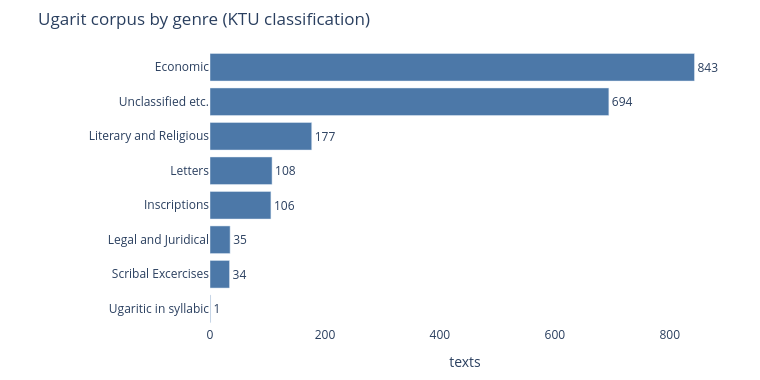
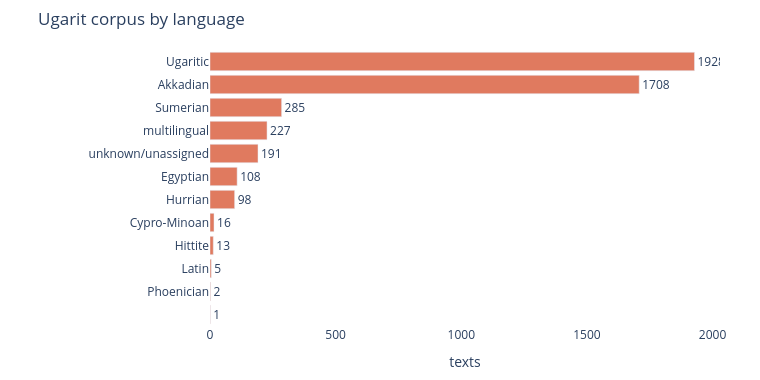
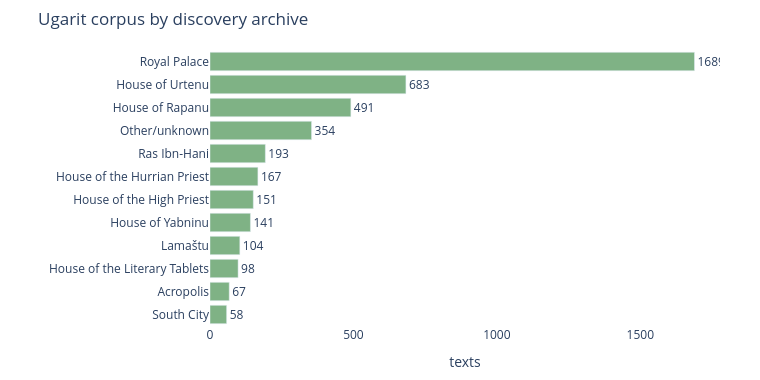

The notebook cell these images were saved under, in order:
### Code cell
import plotly.express as px

def bar(series, title, color, n=12):
    d = series.head(n)[::-1]                              # largest on top
    fig = px.bar(x=d.values, y=d.index, orientation="h", title=title,
                 text=d.values, color_discrete_sequence=[color])
    fig.update_traces(textposition="outside")
    fig.update_layout(height=380, width=760, xaxis_title="texts", yaxis_title="",
                      margin=dict(l=210, r=40, t=50, b=30),
                      paper_bgcolor="white", plot_bgcolor="white")
    fig.show()

bar(genre,    "Ugarit corpus by genre (KTU classification)", "#4c78a8")
bar(language, "Ugarit corpus by language", "#e07a5f")
bar(archive,  "Ugarit corpus by discovery archive", "#7fb285")

### Figure 1 — Plotly figure (JSON) as saved in the notebook; plotly's stock layout.template omitted (floating-point values rounded to 4 significant figures)
{"data": [{"hovertemplate": "x=%{x}<br>y=%{y}<br>text=%{text}<extra></extra>", "legendgroup": "", "marker": {"color": "#4c78a8", "pattern": {"shape": ""}}, "name": "", "orientation": "h", "showlegend": false, "text": [1.0, 34.0, 35.0, 106.0, 108.0, 177.0, 694.0, 843.0], "textposition": "outside", "type": "bar", "x": [1, 34, 35, 106, 108, 177, 694, 843], "xaxis": "x", "y": ["Ugaritic in syllabic", "Scribal Excercises", "Legal and Juridical", "Inscriptions", "Letters", "Literary and Religious", "Unclassified etc.", "Economic"], "yaxis": "y"}], "layout": {"barmode": "relative", "height": 380, "legend": {"tracegroupgap": 0}, "margin": {"b": 30, "l": 210, "r": 40, "t": 50}, "paper_bgcolor": "white", "plot_bgcolor": "white", "title": {"text": "Ugarit corpus by genre (KTU classification)"}, "width": 760, "xaxis": {"anchor": "y", "domain": [0, 1], "title": {"text": "texts"}}, "yaxis": {"anchor": "x", "domain": [0, 1], "title": {"text": ""}}}}

### Figure 2 — Plotly figure (JSON) as saved in the notebook; plotly's stock layout.template omitted (floating-point values rounded to 4 significant figures)
{"data": [{"hovertemplate": "x=%{x}<br>y=%{y}<br>text=%{text}<extra></extra>", "legendgroup": "", "marker": {"color": "#e07a5f", "pattern": {"shape": ""}}, "name": "", "orientation": "h", "showlegend": false, "text": [1.0, 2.0, 5.0, 13.0, 16.0, 98.0, 108.0, 191.0, 227.0, 285.0, 1708.0, 1928.0], "textposition": "outside", "type": "bar", "x": [1, 2, 5, 13, 16, 98, 108, 191, 227, 285, 1708, 1928], "xaxis": "x", "y": ["", "Phoenician", "Latin", "Hittite", "Cypro-Minoan", "Hurrian", "Egyptian", "unknown/unassigned", "multilingual", "Sumerian", "Akkadian", "Ugaritic"], "yaxis": "y"}], "layout": {"barmode": "relative", "height": 380, "legend": {"tracegroupgap": 0}, "margin": {"b": 30, "l": 210, "r": 40, "t": 50}, "paper_bgcolor": "white", "plot_bgcolor": "white", "title": {"text": "Ugarit corpus by language"}, "width": 760, "xaxis": {"anchor": "y", "domain": [0, 1], "title": {"text": "texts"}}, "yaxis": {"anchor": "x", "domain": [0, 1], "title": {"text": ""}}}}

### Figure 3 — Plotly figure (JSON) as saved in the notebook; plotly's stock layout.template omitted (floating-point values rounded to 4 significant figures)
{"data": [{"hovertemplate": "x=%{x}<br>y=%{y}<br>text=%{text}<extra></extra>", "legendgroup": "", "marker": {"color": "#7fb285", "pattern": {"shape": ""}}, "name": "", "orientation": "h", "showlegend": false, "text": [58.0, 67.0, 98.0, 104.0, 141.0, 151.0, 167.0, 193.0, 354.0, 491.0, 683.0, 1689.0], "textposition": "outside", "type": "bar", "x": [58, 67, 98, 104, 141, 151, 167, 193, 354, 491, 683, 1689], "xaxis": "x", "y": ["South City", "Acropolis", "House of the Literary Tablets", "Lamaštu", "House of Yabninu", "House of the High Priest", "House of the Hurrian Priest", "Ras Ibn-Hani", "Other/unknown", "House of Rapanu", "House of Urtenu", "Royal Palace"], "yaxis": "y"}], "layout": {"barmode": "relative", "height": 380, "legend": {"tracegroupgap": 0}, "margin": {"b": 30, "l": 210, "r": 40, "t": 50}, "paper_bgcolor": "white", "plot_bgcolor": "white", "title": {"text": "Ugarit corpus by discovery archive"}, "width": 760, "xaxis": {"anchor": "y", "domain": [0, 1], "title": {"text": "texts"}}, "yaxis": {"anchor": "x", "domain": [0, 1], "title": {"text": ""}}}}
